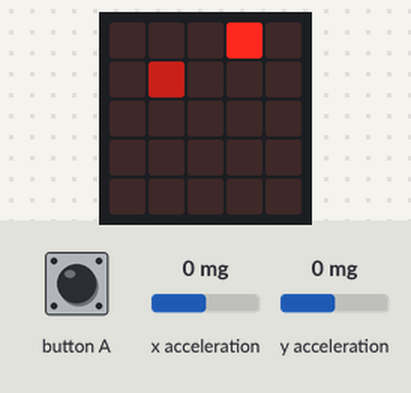
This program was run on a simulated BBC micro:bit (MakeCode). Shown: the board's 5×5 LED display. The inputs (shaded band) are chosen by the test bench; at power-on: y acceleration 0 mg, x acceleration 0 mg.

Above: at 1.2 s.
1.3 s: y acceleration set to 48 mg
4.1 s: y acceleration set to 57 mg
At 5.6 s:
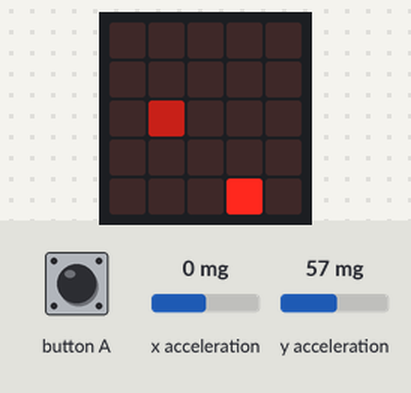
5.8 s: button A pressed for 0.15 s
At 6.09 s:
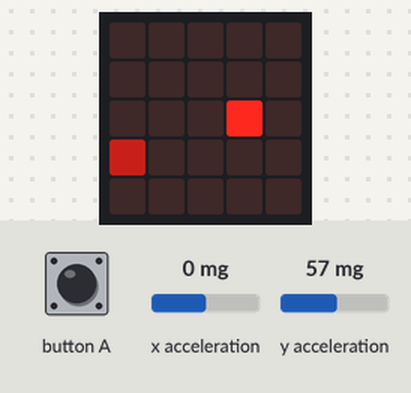
6.5 s: x acceleration set to -44 mg
9.5 s: x acceleration set to -53 mg
At 10.8 s:
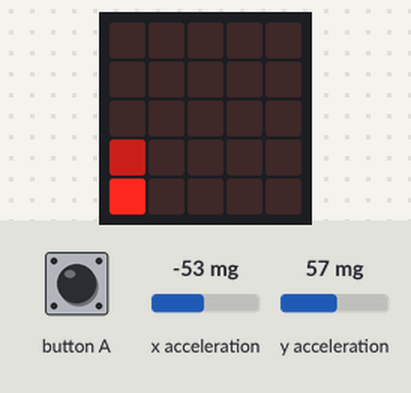
11.3 s: button A pressed for 0.15 s
At 11.52 s:
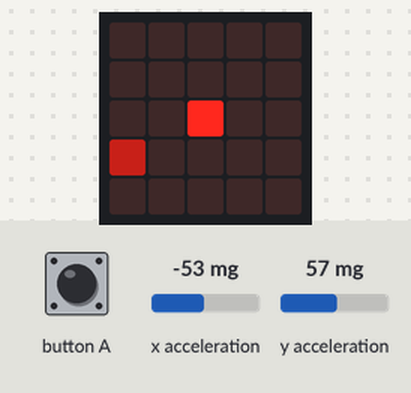
Timing chart, 0 to 14.3 s (numbered marks = the images above; inputs shaded):
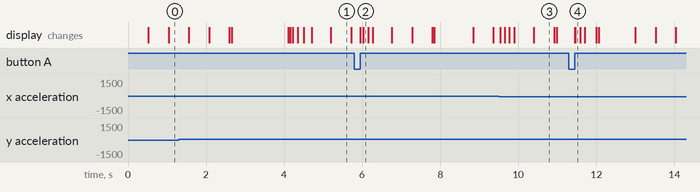

The program:

main.ts
```typescript
input.onButtonPressed(Button.A, function () {
    basic.clearScreen()
    init()
})
function init () {
    px = 3
    py = 1
    led.plot(px, py)
    gx = 0
    gy = 3
    led.plotBrightness(gx, gy, 100)
    lifes = 3
}
let dy = 0
let dx = 0
let lifes = 0
let gy = 0
let gx = 0
let py = 0
let px = 0
init()
basic.forever(function () {
    if (lifes > 0) {
        dx = px - gx
        dy = py - gy
        led.unplot(gx, gy)
        if (dx == 0 && dy == 0) {
            lifes += -1
            gx = 0
            gy = 0
            led.plot(px, py)
        }
        if (Math.abs(dx) > Math.abs(dy)) {
            if (dx > 0) {
                gx += 1
            } else {
                gx += -1
            }
        } else {
            if (dy > 0) {
                gy += 1
            } else {
                gy += -1
            }
        }
        led.plotBrightness(gx, gy, 100)
        basic.pause(500)
    } else {
        basic.showIcon(IconNames.Sad)
    }
})
basic.forever(function () {
    if (lifes > 0) {
        led.unplot(px, py)
        if (input.acceleration(Dimension.X) < 50) {
            if (px > 0) {
                px += -1
            }
        }
        if (input.acceleration(Dimension.X) > -50) {
            if (px < 4) {
                px += 1
            }
        }
        if (input.acceleration(Dimension.Y) > 50) {
            if (py < 4) {
                py += 1
            }
        }
        if (input.acceleration(Dimension.Y) < 50) {
            if (py > 0) {
                py += -1
            }
        }
        led.plot(px, py)
        basic.pause(100)
    }
})
```

test.ts
```typescript
// тут проходять випробування; ця компіляція не відбуватиметься, коли цей пакет використовуватиметься як розширення.
```

Measured:
- the behaviour switches between 50 and 51 mg on y acceleration (found by bisection; images 0 and 1)
- the behaviour switches between -49 and -50 mg on x acceleration (found by bisection; images 2 and 3)
- after the input at 4.1 s, the display: first changes at once (image 1 shows a later state)
- after the input at 5.8 s, the display: first changes after 0.15 s (image 2 shows a later state)
- after the input at 9.5 s, the display: first changes at once (image 3 shows a later state)
- after the input at 11.3 s, the display: first changes after 0.15 s (image 4 shows a later state)
- what the display in image 1 shows lasts 0.5 s, from 5.2 s to 5.7 s
